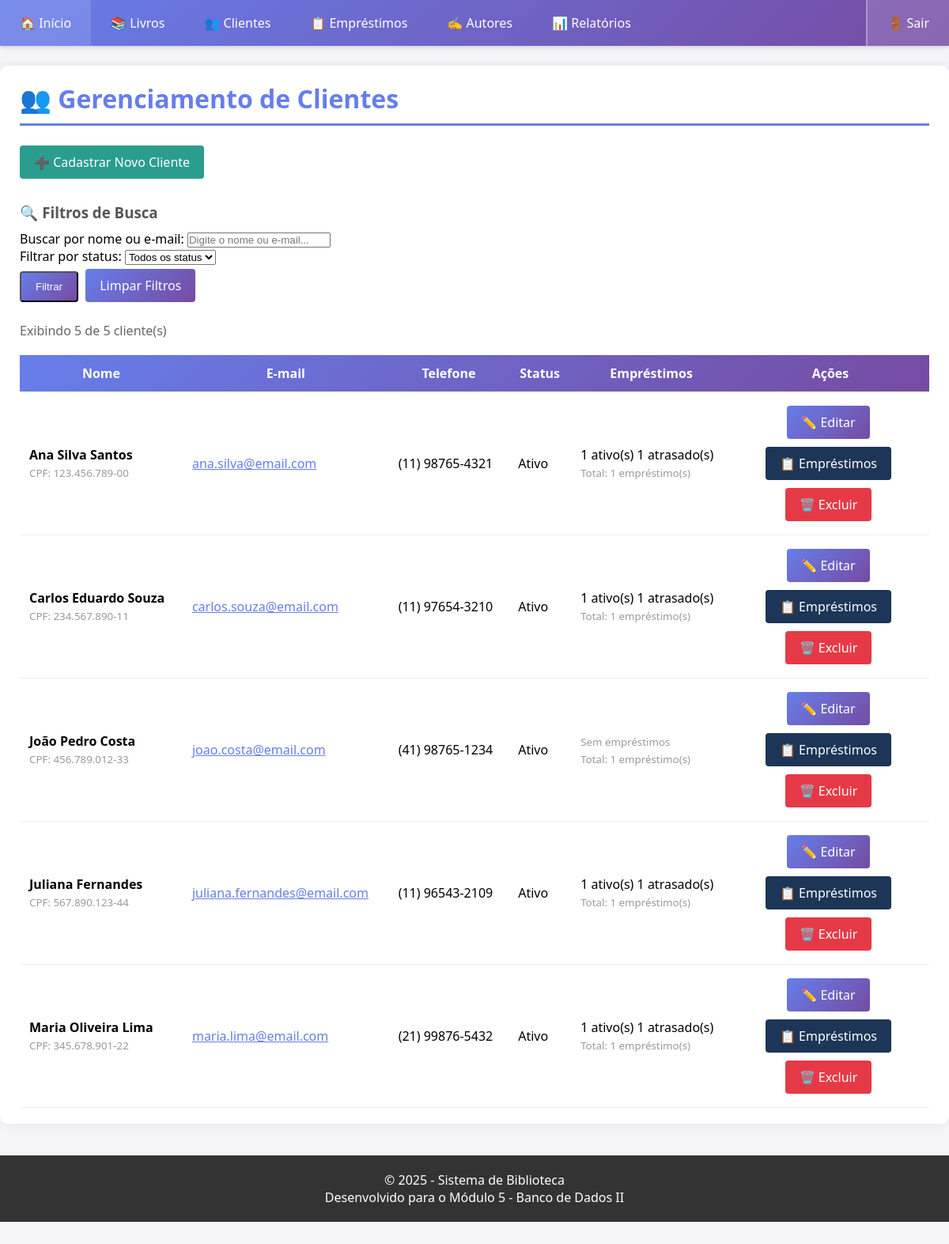
The page /clientes.php on the database its author committed.
### tables this page shows
CREATE TABLE clientes (
    id INT AUTO_INCREMENT PRIMARY KEY,
    nome VARCHAR(150) NOT NULL,
    email VARCHAR(150) NOT NULL UNIQUE,
    telefone VARCHAR(20) NOT NULL,
    cpf VARCHAR(14) UNIQUE,
    data_nascimento DATE,
    endereco VARCHAR(255),
    cidade VARCHAR(100),
    estado CHAR(2),
    cep VARCHAR(10),
    status ENUM('Ativo', 'Inativo', 'Bloqueado') DEFAULT 'Ativo',
    observacoes TEXT,
    created_at TIMESTAMP DEFAULT CURRENT_TIMESTAMP,
    updated_at TIMESTAMP DEFAULT CURRENT_TIMESTAMP ON UPDATE CURRENT_TIMESTAMP,
    
     
    INDEX idx_email (email),
    INDEX idx_nome (nome),
    INDEX idx_status (status)
);

### includes/funcoes.php (called while the page is built, shortened)
<?php
function formatarTelefone($telefone) {
    $telefone = preg_replace('/[^0-9]/', '', $telefone);
    if (strlen($telefone) == 11) {
        return '(' . substr($telefone, 0, 2) . ') ' .
               substr($telefone, 2, 5) . '-' .
               substr($telefone, 7, 4);
    } elseif (strlen($telefone) == 10) {
        return '(' . substr($telefone, 0, 2) . ') ' .
               substr($telefone, 2, 4) . '-' .
               substr($telefone, 6, 4);
    }
    return $telefone;
}
function formatarCPF($cpf) {
    $cpf = preg_replace('/[^0-9]/', '', $cpf);
    if (strlen($cpf) == 11) {
        return substr($cpf, 0, 3) . '.' .
               substr($cpf, 3, 3) . '.' .
               substr($cpf, 6, 3) . '-' .
               substr($cpf, 9, 2);
    }
    return $cpf;
}

### clientes.php (the view, shortened to what this page needs)
<?php
require_once 'includes/funcoes.php';
require_once 'includes/header.php';
$db = Database::getInstance();
$pdo = $db->getConnection();
$por_pagina = REGISTROS_POR_PAGINA;
$pagina_atual = isset($_GET['pagina']) ? max(1, (int)$_GET['pagina']) : 1;
$offset = ($pagina_atual - 1) * $por_pagina;
$filtro_busca = isset($_GET['busca']) ? limparInput($_GET['busca']) : '';
try {
    $where_clauses = [];
    $params = [];
    $where_sql = count($where_clauses) > 0 ? " WHERE " . implode(" AND ", $where_clauses) : "";
    $stmt = $pdo->prepare("SELECT COUNT(*) FROM clientes c $where_sql");
    $stmt->execute($params);
    $total_registros = $stmt->fetchColumn();
    $sql = "
        SELECT
            c.*,
            (SELECT COUNT(*) FROM emprestimos WHERE cliente_id = c.id AND status = 'Ativo') AS emprestimos_ativos,
            (SELECT COUNT(*) FROM emprestimos WHERE cliente_id = c.id AND status = 'Ativo' AND data_devolucao_prevista < CURDATE()) AS emprestimos_atrasados,
            (SELECT COUNT(*) FROM emprestimos WHERE cliente_id = c.id) AS total_emprestimos
        FROM clientes c
        $where_sql
        ORDER BY c.nome
        LIMIT :limite OFFSET :offset
    ";
    $stmt = $pdo->prepare($sql);
    $stmt->bindValue(':limite', $por_pagina, PDO::PARAM_INT);
    $stmt->bindValue(':offset', $offset, PDO::PARAM_INT);
    $stmt->execute();
    $clientes = $stmt->fetchAll();
?>
    <h1>👥 Gerenciamento de Clientes</h1>
    <div style="margin-bottom: 25px;">
        <a href="cliente_novo.php" class="btn btn-success">
            ➕ Cadastrar Novo Cliente
        </a>
    </div>
    <div class="card">
        <h3>🔍 Filtros de Busca</h3>
        <form method="GET" action="clientes.php" style="background: transparent; padding: 0;">
            <div class="row">
                <div class="col">
                    <div class="form-group">
                        <label for="busca">Buscar por nome ou e-mail:</label>
                        <input
                            type="text"
                            id="busca"
                            name="busca"
                            value="<?= htmlspecialchars($filtro_busca) ?>"
                            placeholder="Digite o nome ou e-mail..."
                        >
                    </div>
                </div>
                <div class="col">
                    <div class="form-group">
                        <label for="status">Filtrar por status:</label>
                        <select id="status" name="status">
                            <option value="">Todos os status</option>
                        </select>
                    </div>
                </div>
            </div>
            <button type="submit" class="btn">Filtrar</button>
            <a href="clientes.php" class="btn btn-secondary">Limpar Filtros</a>
        </form>
    </div>
    <p style="color: #666; margin: 20px 0;">
        <?php if ($total_registros > 0): ?>
            Exibindo <?= count($clientes) ?> de <?= $total_registros ?> cliente(s)
        <?php else: ?>
            Nenhum cliente encontrado
        <?php endif; ?>
    </p>
    <?php if (count($clientes) > 0): ?>
        <table>
            <thead>
                <tr>
                    <th>Nome</th>
                    <th>E-mail</th>
                    <th>Telefone</th>
                    <th>Status</th>
                    <th>Empréstimos</th>
                    <th style="width: 250px; text-align: center;">Ações</th>
                </tr>
            </thead>
            <tbody>
                <?php foreach ($clientes as $cliente): ?>
                    <tr>
                        <td>
                            <strong><?= htmlspecialchars($cliente['nome']) ?></strong>
                            <?php if ($cliente['cpf']): ?>
                                <br>
                                <small style="color: #999;">CPF: <?= formatarCPF($cliente['cpf']) ?></small>
                            <?php endif; ?>
                        </td>
                        <td>
                            <a href="mailto:<?= htmlspecialchars($cliente['email']) ?>" style="color: #667eea;">
                                <?= htmlspecialchars($cliente['email']) ?>
                            </a>
                        </td>
                        <td>
                            <?= formatarTelefone($cliente['telefone']) ?>
                        </td>
                        <td>
                            <?php
                            $badge_class = 'badge-info';
                            if ($cliente['status'] == 'Ativo') $badge_class = 'badge-success';
                            ?>
                            <span class="badge <?= $badge_class ?>">
                                <?= $cliente['status'] ?>
                            </span>
                        </td>
                        <td>
                            <?php if ($cliente['emprestimos_ativos'] > 0): ?>
                                <span class="badge badge-info">
                                    <?= $cliente['emprestimos_ativos'] ?> ativo(s)
                                </span>
                            <?php endif; ?>
                            <?php if ($cliente['emprestimos_atrasados'] > 0): ?>
                                <span class="badge badge-danger">
                                    <?= $cliente['emprestimos_atrasados'] ?> atrasado(s)
                                </span>
                            <?php endif; ?>
                            <?php if ($cliente['emprestimos_ativos'] == 0 && $cliente['emprestimos_atrasados'] == 0): ?>
                                <small style="color: #999;">Sem empréstimos</small>
                            <?php endif; ?>
                            <br>
                            <small style="color: #999;">
                                Total: <?= $cliente['total_emprestimos'] ?> empréstimo(s)
                            </small>
                        </td>
                        <td style="text-align: center;">
                            <a href="cliente_editar.php?id=<?= $cliente['id'] ?>"
                               class="btn btn-warning btn-small"
                               title="Editar cliente">
                                ✏️ Editar
                            </a>
                            <a href="cliente_emprestimos.php?id=<?= $cliente['id'] ?>"
                               class="btn btn-info btn-small"
                               title="Ver empréstimos">
                                📋 Empréstimos
                            </a>
                            <a href="cliente_excluir.php?id=<?= $cliente['id'] ?>"
                               class="btn btn-danger btn-small confirm-delete"
                               title="Excluir cliente">
                                🗑️ Excluir
                            </a>
                        </td>
                    </tr>
                <?php endforeach; ?>
            </tbody>
        </table>
    <?php endif; ?>
<?php
} catch (PDOException $e) {
    exibirMensagem('erro', 'Erro ao carregar clientes: ' . $e->getMessage());
}
require_once 'includes/footer.php';
?>

### includes/header.php (style rules this page uses)
* { margin: 0; padding: 0; box-sizing: border-box; }
body { font-family: "Segoe UI", sans-serif; background: #f4f4f9; padding-bottom: 60px; }
h1 { color: #667eea; margin-bottom: 20px; border-bottom: 3px solid #667eea; padding-bottom: 10px; }
h3 { color: #555; margin: 15px 0 10px; }
table { width: 100%; border-collapse: collapse; margin-top: 20px; background: white; }
thead { background: linear-gradient(135deg, #667eea, #764ba2); color: white; }
th, td { padding: 12px; border-bottom: 1px solid #eee; }
.btn { padding: 10px 18px; background: linear-gradient(135deg, #667eea, #764ba2); color: white; border-radius: 4px; text-decoration: none; display: inline-block; margin: 5px 5px 5px 0; transition: 0.3s; }
.btn-danger { background: #e63946; }
.btn-success { background: #2a9d8f; }
.btn-info { background: #1d3557; }

### rows shown on the page
clientes: nome "Ana Silva Santos", cpf "123.456.789-00", email "ana.silva@email.com", telefone "(11) 98765-4321", status "Ativo", emprestimos_ativos "1", emprestimos_atrasados "1", total_emprestimos "1"
clientes: nome "Carlos Eduardo Souza", cpf "234.567.890-11", email "carlos.souza@email.com", telefone "(11) 97654-3210", status "Ativo", emprestimos_ativos "1", emprestimos_atrasados "1", total_emprestimos "1"
clientes: nome "João Pedro Costa", cpf "456.789.012-33", email "joao.costa@email.com", telefone "(41) 98765-1234", status "Ativo", shows "Sem empréstimos", total_emprestimos "1"
clientes: nome "Juliana Fernandes", cpf "567.890.123-44", email "juliana.fernandes@email.com", telefone "(11) 96543-2109", status "Ativo", emprestimos_ativos "1", emprestimos_atrasados "1", total_emprestimos "1"
clientes: nome "Maria Oliveira Lima", cpf "345.678.901-22", email "maria.lima@email.com", telefone "(21) 99876-5432", status "Ativo", emprestimos_ativos "1", emprestimos_atrasados "1", total_emprestimos "1"

### other values the page prints
count($clientes) "5"
$total_registros "5"
